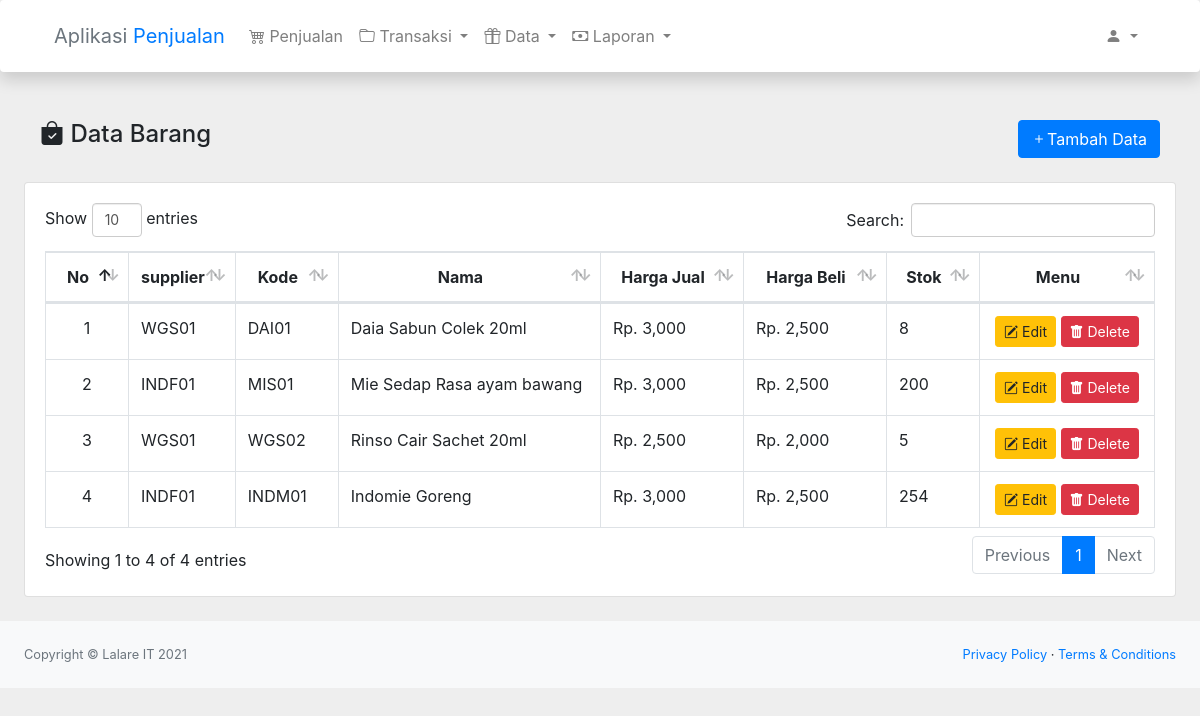
The app's page /index.php/aplikasi/barang, older data.
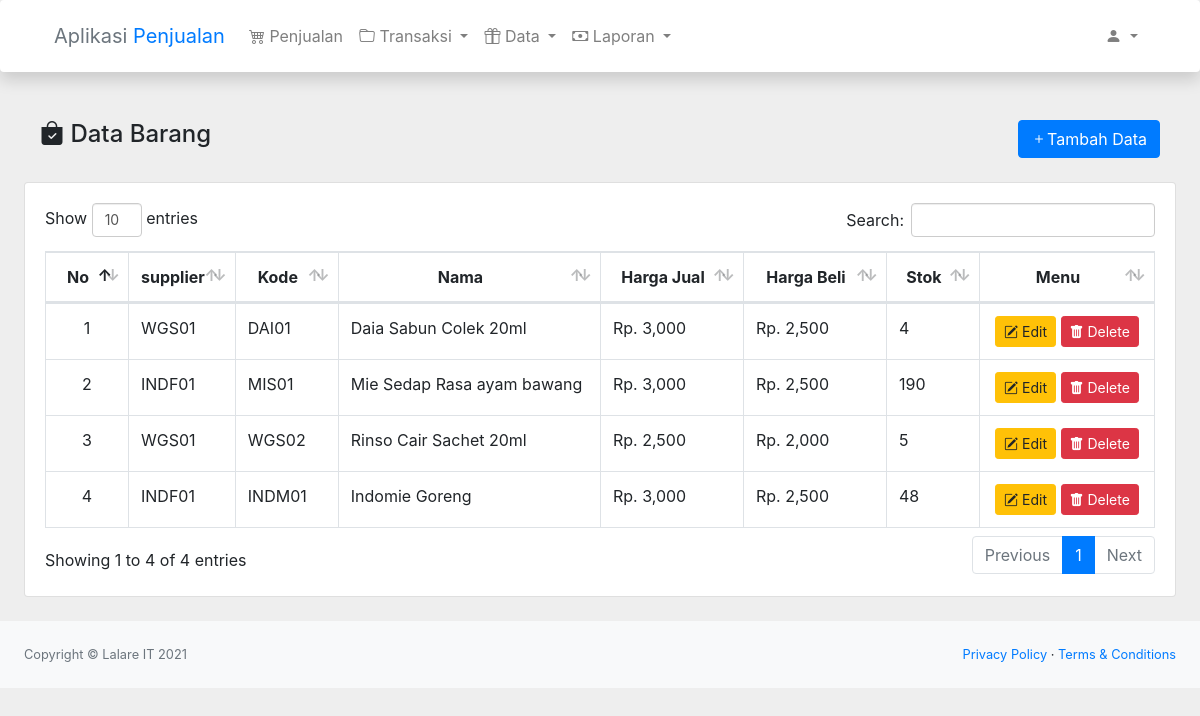
The same page, newer data.
### tables this page shows
CREATE TABLE "barang" (
	"kode_sup"	TEXT NOT NULL,
	"kode"	TEXT NOT NULL,
	"nama"	TEXT NOT NULL,
	"harga_jual"	NUMERIC NOT NULL,
	"harga_beli"	NUMERIC NOT NULL,
	"stok"	INTEGER NOT NULL,
	PRIMARY KEY("kode")
);

### application/controllers/aplikasi/Barang.php (called while the page is built, shortened)
<?php
class Barang extends CI_Controller
{
    public function __construct()
    {
        $this->load->model('barang_m');
        $this->load->library('form_validation');
    }
    public function index()
    {
        $this->data();
    }
    public function data()
    {
        $data['barang'] = $this->barang_m->data();
        $this->load->view('aplikasi/barang/data', $data);
    }
}

### index.php (called while the page is built, shortened)
<?php
require_once BASEPATH.'core/CodeIgniter.php';

### application/models/Barang_m.php (called while the page is built, shortened)
<?php
class Barang_m extends CI_Model
{
    public function data()
    {
        return $this->db->get('barang')->result();
    }
}

### application/views/aplikasi/barang/data.php (the view, shortened to what this page needs)
<link href="<?= base_url('/public/assets/select2/css/select2.min.css') ?>" rel="stylesheet" />
<div class="container-fluid">
    <div class="d-flex justify-content-between px-3">
        <h4><i class="bi bi-bag-check-fill"></i> Data Barang</h4>
        <button class="btn btn-primary" data-toggle="modal" data-target="#exampleModalCenter"> <i class="bi bi-plus"></i>Tambah Data</button>
    </div>
    <div class="card mb-4 mt-4">
        <div class="card-body">
            <div class="table-responsive">
                <table class="table table-bordered" id="dataTable" width="100%" cellspacing="0">
                    <thead>
                        <tr class="text-center">
                            <th width="40px">No</th>
                            <th width="60px">supplier</th>
                            <th width="60px">Kode</th>
                            <th>Nama</th>
                            <th width="100px">Harga Jual</th>
                            <th width="100px">Harga Beli</th>
                            <th width="50px">Stok</th>
                            <th>Menu</th>
                        </tr>
                    </thead>
                    <tbody>
                        <?php $i = 1; ?>
                        <?php foreach ($barang as $list) : ?>
                            <tr>
                                <td class="text-center"><?= $i++; ?></td>
                                <td><?= $list->kode_sup; ?></td>
                                <td><?= $list->kode; ?></td>
                                <td><?= $list->nama; ?></td>
                                <td>Rp. <?= number_format($list->harga_jual); ?></td>
                                <td>Rp. <?= number_format($list->harga_beli); ?></td>
                                <td><?= $list->stok; ?></td>
                                <td class="text-center" width="150px">
                                    <button class="btn btn-sm btn-warning" data-stok="<?= $list->stok; ?>" data-kode_sup="<?= $list->kode_sup; ?>" data-kode="<?= $list->kode; ?>" data-nama="<?= $list->nama; ?>" data-harga_jual="<?= $list->harga_jual; ?>" data-harga_beli="<?= $list->harga_beli; ?>" data-toggle="modal" data-target="#modalUpdate">
                                        <i class="bi bi-pencil-square"></i> Edit
                                    </button>
                                    <button class="btn btn-sm btn-danger" onclick="hapus('<?= $list->kode ?>')">
                                        <i class="bi bi-trash-fill"></i> Delete
                                    </button>
                                </td>
                            </tr>
                        <?php endforeach; ?>
                    </tbody>
                </table>
            </div>
        </div>
    </div>
</div>

Row changes from the older to the newer data that the page shows:
changed barang "DAI01": stok "8" → "4"
changed barang "MIS01": stok "200" → "190"
changed barang "INDM01": stok "254" → "48"
